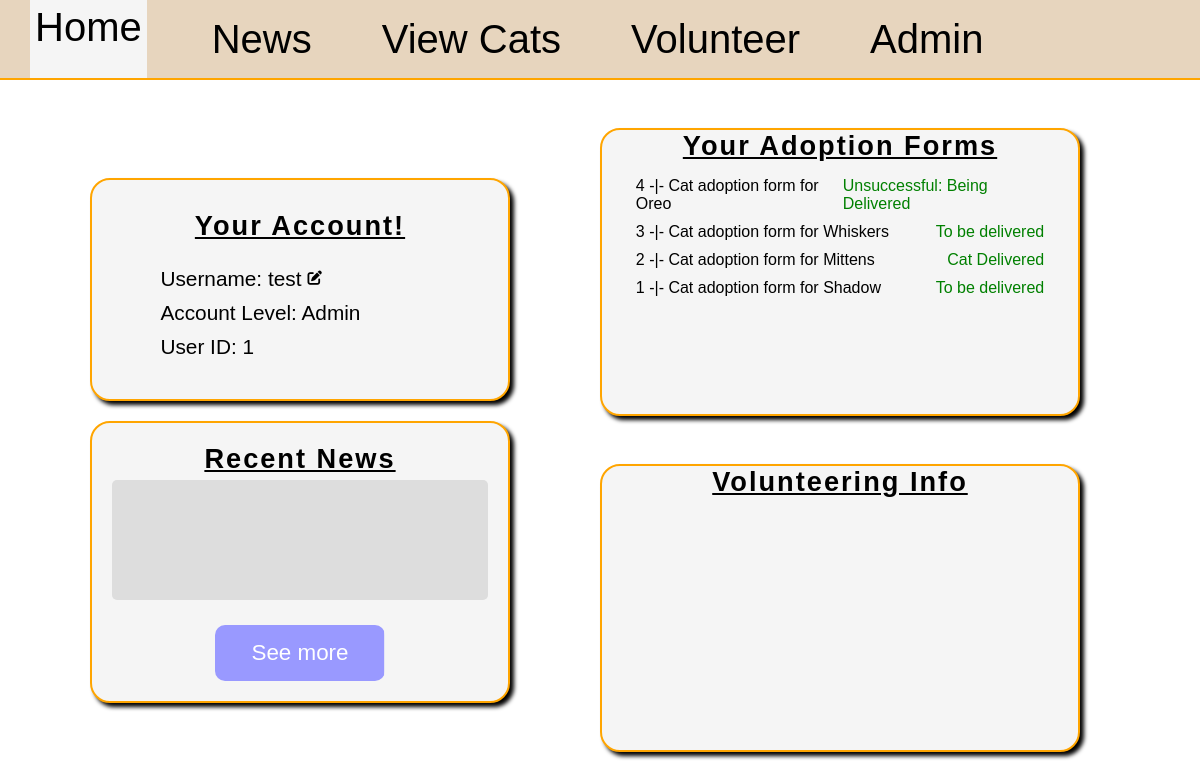
/home/1, run on the app's committed database.
### db_management.py (models this page shows)
class User(db.Model):
    id = db.Column(db.Integer, primary_key=True)
    username = db.Column(db.String(50), nullable=False, unique=True)
    password = db.Column(db.String(50), nullable=False)
    level = db.Column(db.String(50), nullable=False)
    news = db.relationship('News', backref='author', lazy=True)
    forms = db.relationship('AdoptionForm', backref='user', lazy=True)
    volunteer_request = db.relationship('VolunteerRequest', backref='user', lazy=True)
    transport = db.relationship('CatTransport', backref='user', lazy=True)

class AdoptionForm(db.Model):
	id = db.Column(db.Integer, primary_key=True)
	address = db.Column(db.String(30), nullable=False)
	other_pets = db.Column(db.Integer, nullable=False)
	reason = db.Column(db.String(100), nullable=False)
	cat_id = db.Column(db.Integer, db.ForeignKey('cat.id'), nullable=False)
	user_id = db.Column(db.Integer, db.ForeignKey('user.id'), nullable=False)
	review = db.relationship('AdoptionFormReview', backref='form', uselist=False)

class Cat(db.Model):
	id = db.Column(db.Integer, primary_key=True)
	name = db.Column(db.String(25), nullable=False)
	bio = db.Column(db.String(100), nullable=False)
	age = db.Column(db.Integer, nullable=False)
	gender = db.Column(db.String(1), nullable=False)
	image = db.Column(db.String(100))
	room = db.Column(db.String(2))
	adopted = db.Column(db.Boolean, nullable=False, default=False)
	forms = db.relationship('AdoptionForm', backref='cat', lazy=True)
	transport = db.relationship('CatTransport', backref='cat', lazy=True, uselist=False)

class AdoptionFormReview(db.Model):
	id = db.Column(db.Integer, primary_key=True)
	status = db.Column(db.String(30), nullable=False)
	reason = db.Column(db.String(30))
	form_id = db.Column(db.Integer, db.ForeignKey('adoption_form.id'), unique=True, nullable=False)

### main.py (the view)
@app.route('/home/<int:id>', methods=["GET", "POST"])
def home(id):
	user = User.query.filter(User.id==id).first()
	form = UsernameForm()
	newest_news = News.query.order_by(News.id.desc()).first()
	user_adoptions = AdoptionForm.query.filter(AdoptionForm.user_id==id).all()
	user_applications = VolunteerRequest.query.filter(VolunteerRequest.user_id==id).order_by(VolunteerRequest.user_id.desc()).all()
	if form.validate_on_submit():
		form_username = form.username.data
		found_user = User.query.filter(User.username==form_username).first()
		if found_user and form_username != user.username:
			form.username.data = user.username
			return render_template("home.html", applications=user_applications, user=user, form=form, error="exists", news=newest_news, asoptions=user_adoptions)
		else:
			user.username = form_username
			db.session.commit()
			return redirect(url_for("home", id=user.id))
	else:
		form.username.data = user.username
		return render_template("home.html", applications=user_applications, user=user, form=form, error="none", news=newest_news, adoptions=user_adoptions)

### templates/home.html (shortened to what this page needs)
{% extends "base.html" %}
{% block style %}
<link rel="stylesheet" href="{{ url_for('static', filename='home.css') }}">
<link rel="stylesheet" href="https://cdnjs.cloudflare.com/ajax/libs/font-awesome/6.5.0/css/all.min.css">
{% endblock %}
{% block content %}
<main>
	<section id="section-1">
	<div id="profile-div" class="page-div">
		<div id="details">
			<h2>Your Account!</h2>
			<p id="error" class="{{ error }}"></p>
			<div id="username-div">
				<p class="account-detail" id="username-show">Username: {{ user.username }}</p>
				<i class="fas fa-pen-to-square account-detail" id="edit"></i>
			</div>
			<p class="account-detail">Account Level: {{ user.level|capitalize }}</p>
			<p class="account-detail">User ID: {{ user.id }}</p>
		</div>
	</div>
	<div id="news-div" class="page-div">
		<h2>Recent News</h2>
		<div id="newest-news">
		</div>
		<a href="/news/{{ user.id }}" id="news-btn" class="page-link-btn">See more</a>
	</div>
	</section>
	<section id="section-2">
	<div id="adoptions-div" class="page-div">
		<h2>Your Adoption Forms</h2>
		<div id="user-adoptions">
			{% if adoptions %}
			{% for form in adoptions|reverse %}
			<div class="cat-form">
				<p class="form-link cat-adoption" id="{{ form.id }}">{{ form.id }} -|- Cat adoption form for {{ form.cat.name }}</p>
				{% if form.review %}
					{% if form.review.status=="Declined" %}
						<p class="denied">{{ form.review.status }}</p>
					{% else %}
						<p class="accepted">{{ form.review.status }}</p>
					{% endif %}
				{% endif %}
			</div>
			{% endfor %}
			{% else %}
			<p class="no-adoptions">Oh no! You don't have any adoption forms.</p>
			<p class="no-adoptions">Would you like to submit one?</p>
			<a href="/cats/{{ user.id}}" class="page-link-btn" id="adoption-btn">See cats</a>
			{% endif %}
		</div>
	</div>
	<div class="page-div" id="volunteer-div">
		<h2>Volunteering Info</h2>
	</div>
	</section>
</main>
{% endblock %}

### static/styles.css (style rules this page uses)
* { margin: 0; padding: 0; box-sizing: border-box; font-family:Arial, Helvetica, sans-serif; }
html, body { width: 100vw; height: 100vh; font-size: 16px; }
.page-link-btn { color: white; background: linear-gradient(90deg, #ff9900 50%, #9999ff 50%); background-size: 200% 100%; background-position: right; transition: background-position 0.3s ease; border-radius: 10px; display: flex; align-items: center; justify-content: center; text-decoration: none; }
#error { color: #884444; padding: 10px; }

### static/home.css (style rules this page uses)
body { overflow: hidden; }
main { display: flex; justify-content: center; align-items: center; width: 100%; height: 90%; }
.page-div { border: solid orange 2px; border-radius: 20px; transition: 0.3s ease-in-out; box-shadow: 4px 4px 4px black; background-color: whitesmoke; }
#section-1 { width: 40vw; height: 100%; display: flex; flex-direction: column; align-items: center; justify-content: center; }
#section-2 { width: 50vw; height: 100%; display: flex; flex-direction: column; align-items: center; justify-content: space-evenly; }
h2 { font-size: 1.7rem; text-decoration: underline; font-weight: 900; letter-spacing: 2px; margin-bottom: 5px; }
#profile-div { width: 35vw; padding: 20px; display: flex; flex-direction: column; align-items: center; }
#details { padding: 5px; display: flex; flex-direction: column; align-items: center; margin: 5px; border-radius: 10px; width: 90%; }
.account-detail { font-size: 1.3rem; margin-bottom: 10px; text-align: left; width: 85%; }
#username-div { width: 85%; display: flex; justify-content: left; align-items: center; }
#username-div .account-detail { width: auto; margin-right: 6px; }
#username-div i { font-size: 0.9rem; }
#news-div { margin-top: 20px; width: 35vw; display: flex; flex-direction: column; justify-content: center; align-items: center; padding: 20px; }
#newest-news { width: 100%; height: 15vh; display: flex; flex-direction: column; justify-content: center; background-color: #dddddd; padding: 10px; border-radius: 5px; }
#news-btn { margin-top: 25px; width: 45%; font-size: 1.4rem; height: 7vh; }
#adoptions-div, #volunteer-div { width: 40vw; height: 40%; display: flex; flex-direction: column; align-items: center; }
#volunteer-div { height: 40%; }
#user-adoptions, #user-applications { width: 90%; padding: 5px; max-height: 30vh; overflow: auto; display: grid; }
.cat-form, .application-div { padding: 5px; width: 100%; border-radius: 7px; display: flex; align-items: center; justify-content: space-between; }
.form-link, .application-link { text-decoration: none; color: black; }
.accepted { color: green; }

### data on the page
User: username "test", level "Admin", id "1"
AdoptionForm: id "4", cat.name "Oreo", review.status "Unsuccessful: Being Delivered"
AdoptionForm: id "3", cat.name "Whiskers", review.status "To be delivered"
AdoptionForm: id "2", cat.name "Mittens", review.status "Cat Delivered"
AdoptionForm: id "1", cat.name "Shadow", review.status "To be delivered"
